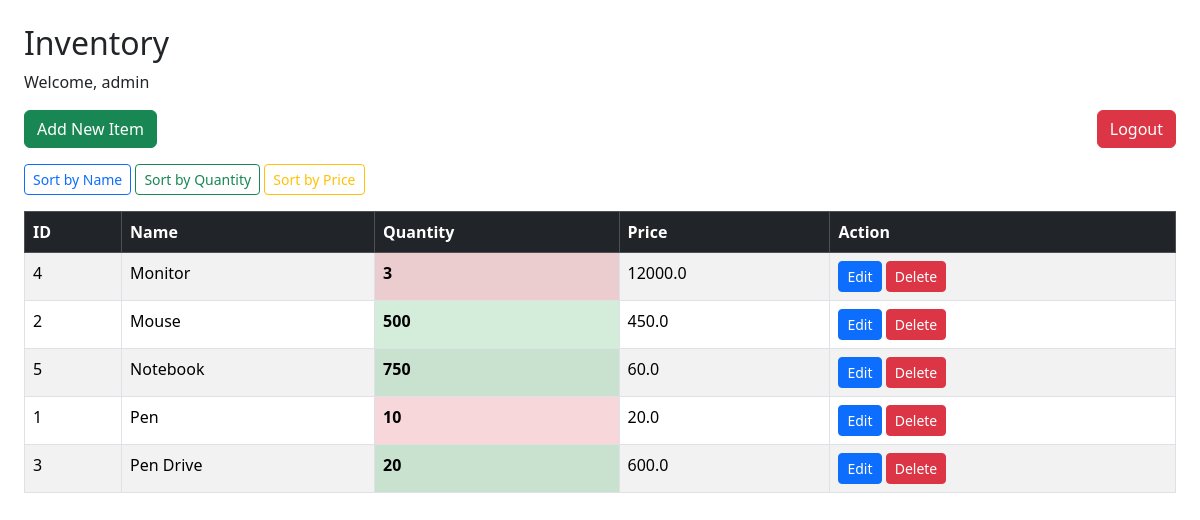
/?sort=name (signed in), run on the app's committed database.
### tables this page shows
CREATE TABLE inventory(
                id INTEGER PRIMARY KEY AUTOINCREMENT,
                name TEXT NOT NULL,
                quantity INTEGER NOT NULL,
                price REAL NOT NULL
                );

### app.py (the view)
@app.route("/")
def home():
    if "user" not in session:
        return redirect(url_for("login"))
    search = request.args.get("search", "")
    sort_by = request.args.get("sort", "")
    items = db.get_all_items()
    if search:
        items = [ item for item in items if search.lower() in item[1].lower() ]
    if sort_by == "name":
        items.sort(key = lambda x : x[1].lower())
    elif sort_by == "quantity":
        items.sort(key = lambda x : x[2])
    elif sort_by == "price":
        items.sort(key = lambda x : x[3])
    return render_template("inventory.html", items=items, search = search, sort_by = sort_by )

### db.py (called while the page is built)
def get_all_items():
    conn = sqlite3.connect(DB_NAME)
    cr = conn.cursor()
    cr.execute('SELECT * FROM inventory')
    items = cr.fetchall()
    conn.close()
    return items

### templates/inventory.html (shortened to what this page needs)
<!DOCTYPE html>
<html>
<head>
    <link href="https://cdn.jsdelivr.net/npm/bootstrap@5.3.2/dist/css/bootstrap.min.css" rel="stylesheet">
</head>
<body class="p-4">
    <h2>Inventory</h2>
    <p>Welcome, {{ session['user'] }}</p>
    <a href="/logout" class="btn btn-danger mb-3 float-end">Logout</a>
<a href="/add" class="btn btn-success mb-3">Add New Item</a>
<div class="mb-3">
    <a href="/?sort=name" class="btn btn-outline-primary btn-sm">Sort by Name</a>
    <a href="/?sort=quantity" class="btn btn-outline-success btn-sm">Sort by Quantity</a>
    <a href="/?sort=price" class="btn btn-outline-warning btn-sm">Sort by Price</a>
</div>
<table class="table table-bordered table-striped">
    <thead class="table-dark">
        <tr>
            <th>ID</th>
            <th>Name</th>
            <th>Quantity</th>
            <th>Price</th>
            <th>Action</th>
        </tr>
    </thead>
        <tbody>
            {% for item in items %}
            <tr>
                <td>{{ item[0] }}</td>
                <td>{{ item[1] }}</td>
                <td class="{% if item[2]|int <= 10 %}low-stock{% else %}sufficient-stock{% endif %}">
                    {{ item[2] }}
                </td>
                <td>{{ item[3] }}</td>
                <td>
                    <a href="/edit/{{ item[0] }}" class="btn btn-primary btn-sm">Edit</a>
                    <a href="/delete/{{ item[0] }}" class="btn btn-danger btn-sm">Delete</a>
                </td>
            </tr>
            {% endfor %}
        </tbody>
    </table>
</body>
</html>

### templates/inventory.html (style rules this page uses)
.low-stock { background-color: #f8d7da !important; color: #721c24; font-weight: bold; }
.sufficient-stock { background-color: #d4edda !important; color: #155724; font-weight: bold; }

### data on the page
inventory: id "4", name "Monitor", quantity "3", price "12000.0"
inventory: id "2", name "Mouse", quantity "500", price "450.0"
inventory: id "5", name "Notebook", quantity "750", price "60.0"
inventory: id "1", name "Pen", quantity "10", price "20.0"
inventory: id "3", name "Pen Drive", quantity "20", price "600.0"

### other printed values
{{ session['user'] }} "admin"
